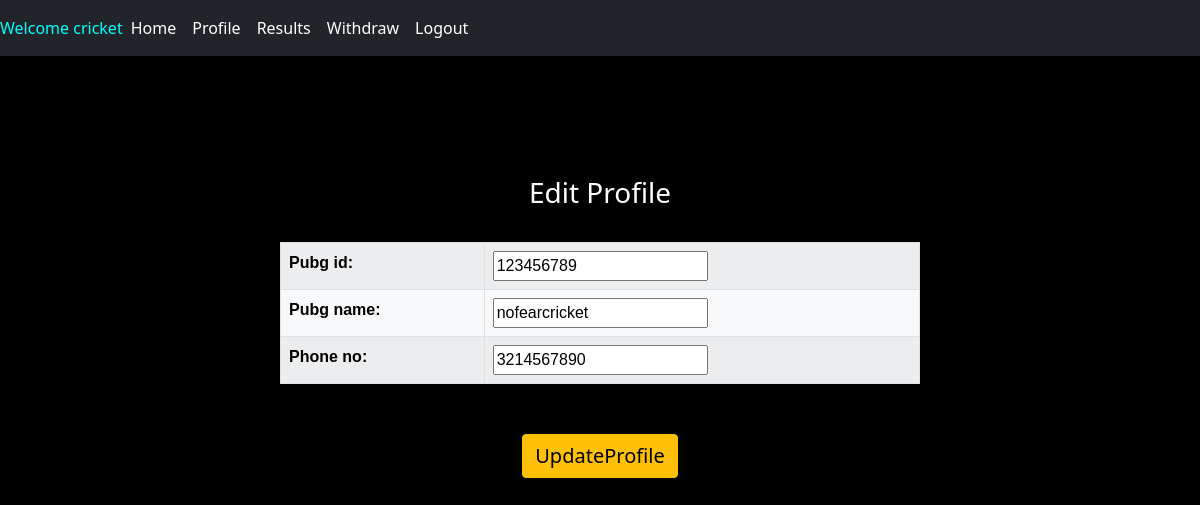
/updateprofile/ (signed in), run on the app's committed database.
### bgmiapp/models.py (models this page shows, shortened)
class Profile(models.Model):
    user = models.OneToOneField(User,null=True, on_delete=models.CASCADE)
    pubg_id = models.PositiveIntegerField(null=True,blank=True)
    pubg_name = models.CharField(max_length=15,null=True,blank=True)
    phone_no = models.PositiveIntegerField(null=True,blank=True)
    balance = models.PositiveSmallIntegerField(default="0")
    form_submited=models.BooleanField(default=False)
    def create_user_profile(sender,instance,created,**kwargs):
        if created:
            Profile.objects.create(user=instance)
    post_save.connect(create_user_profile,sender=User)

### bgmiapp/views.py (the view)
# urls.py: path('updateprofile/',UpdateProfilePageView.as_view(),name='update_profile'),
class UpdateProfilePageView(SuccessMessageMixin,UpdateView):
    fields = ('pubg_id', 'pubg_name', 'phone_no')
    template_name='bgmiapp/update_profile.html'
    success_message = "Profile Updated Successfully"
    success_url= reverse_lazy('show_profile')
    def get_object(self):
        return self.request.user.profile

### bgmiapp/templates/bgmiapp/update_profile.html (shortened to what this page needs)
{% extends 'bgmiapp/base.html' %}
{% load static %}
{% block style %}
    <link rel="stylesheet" href="{% static 'css/update_profile.css' %}">
{% endblock %}
{% block content %}
<h3>Edit Profile</h3>
<br>
    <form method="POST">
    <table class="table table-light table-bordered table-striped">
        {{form.as_table}}
    </table>
    <br>
        <div class="container"><button id="btn" type="submit"class="btn btn-warning">UpdateProfile</button></div>
    </form>
{% endblock %}

### bgmiapp/templates/bgmiapp/navigation.html (shortened to what this page needs)
{% load static %}
<nav class="navbar navbar-expand-sm bg-dark navbar-dark">
    {% if user.is_authenticated %}
        <span class="navbar-text" style="color: aqua;">
            Welcome {{user.username}}
        </span>
    {% endif %}
    <ul class="navbar-nav">
        {% if user.is_authenticated %}
            <li class="nav-item">
                <a class="nav-link" style="color: white;" href="/home/">Home</a>
            </li>
            <li class="nav-item">
                <a class="nav-link" style="color: white;" href="/showprofile/">Profile</a>
            </li>
            <li class="nav-item">
                <a class="nav-link" style="color:white;" href="/result/">Results</a>
            </li>
            <li class="nav-item">
                <a class="nav-link" style="color:white;" href="/showbalance/">Withdraw</a>
            </li>
            <li class="nav-item">
                <a class="nav-link" style="color:white;" href="/logout/">Logout</a>
            </li>
        {% endif %}
    </ul>
  </nav>
  <br>
  </body>
  </html>

### bgmiapp/static/css/update_profile.css (style rules this page uses)
table { max-width:40rem; font-family: sans-serif; font: size 0.9em; margin-left:auto; margin-right:auto; }
.container { text-align: center; border: 7px; width: 300px; height: 200px; padding-top: 10px; }
#btn { font-size: 20px; }
h3 { text-align: center; color: white; }
body { background-color:black; }

### data on the page
Profile: pubg_id "123456789", pubg_name "nofearcricket", phone_no "3214567890"

### other printed values
{{ user.username }} "cricket"
